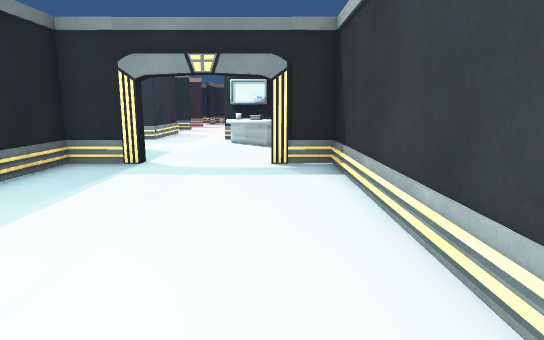
[1] (above)

24 first-person views from a walk through a 3-D level made in the Unity game engine. The camera is 1.2 m above the floor, tilts 10° down and sees 75° across. Doors are open. The floor is counted in squares, 1 m on a side. Each view is taken from the middle of a square. On the plan, view 1 faces up. The plan holds only what a view shows up to about 14 squares ahead; the rest is blank. The place goes on beyond the plan. Some animated figures are not drawn.

[2]
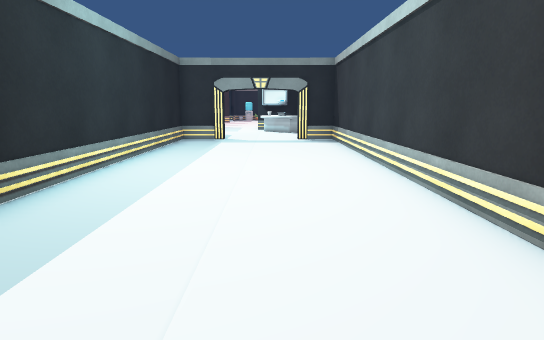

[3]
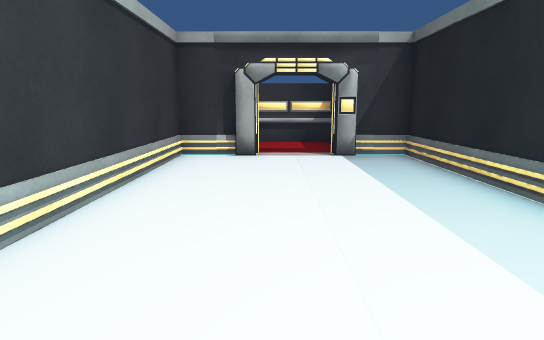

[4]
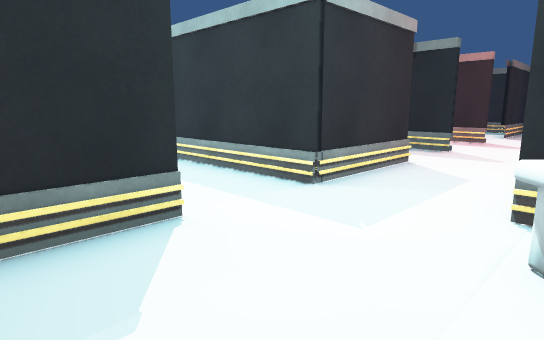

[5]
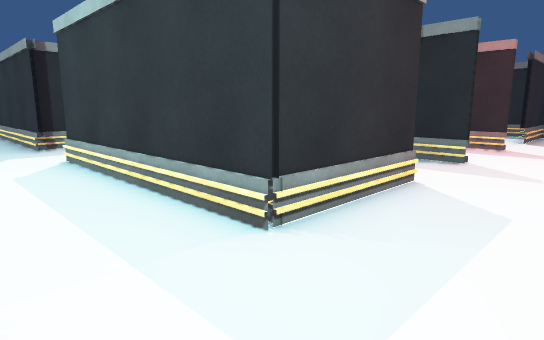

[6]
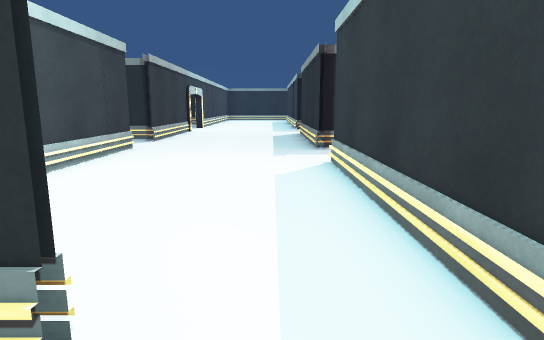

[7]
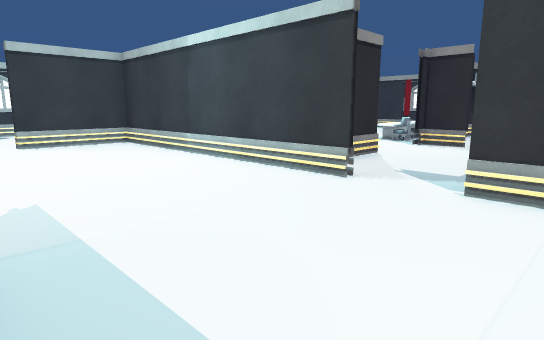

[8]
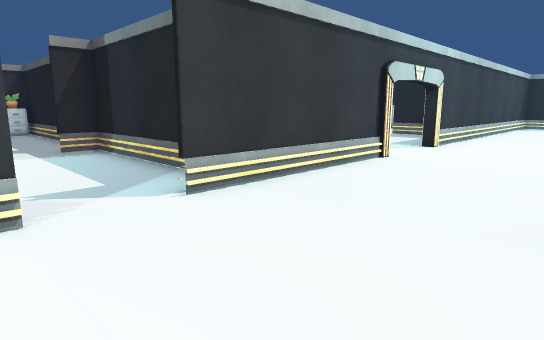

[9]
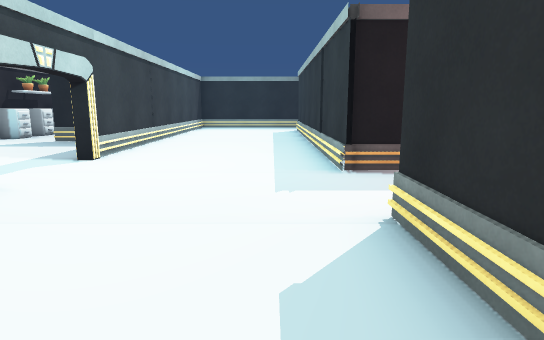

[10]
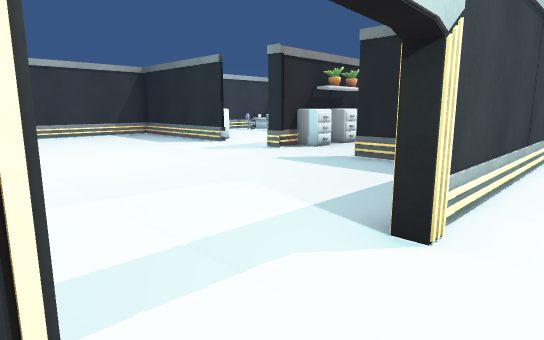

[11]
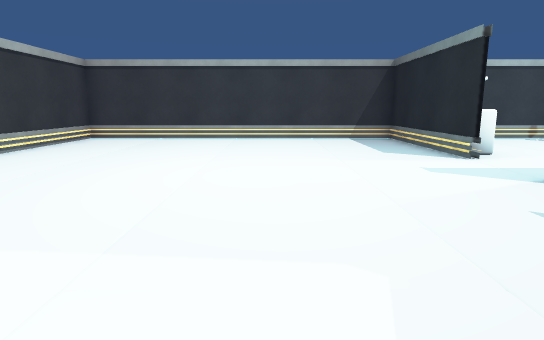

[12]
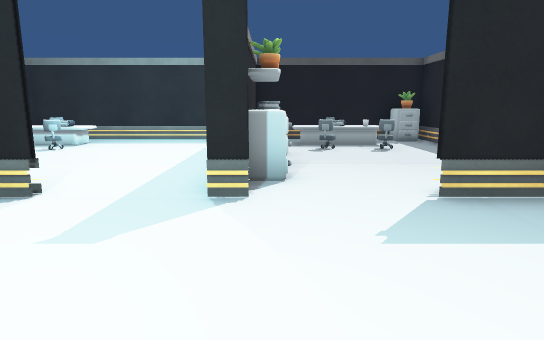

[13]
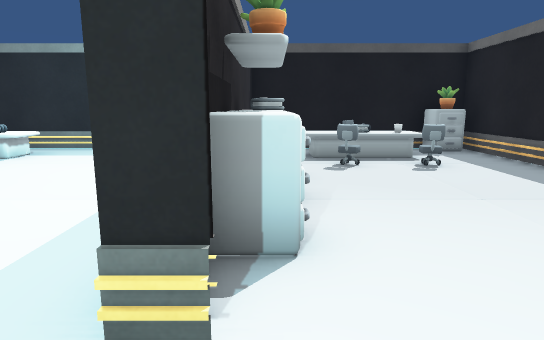

[14]
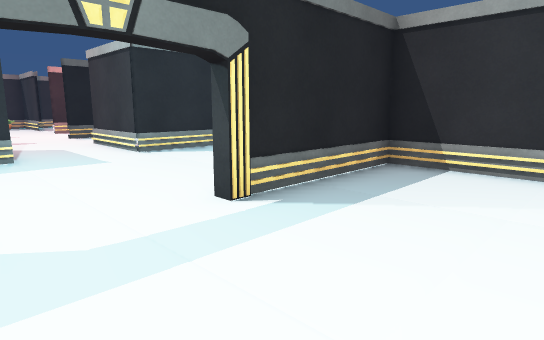

[15]
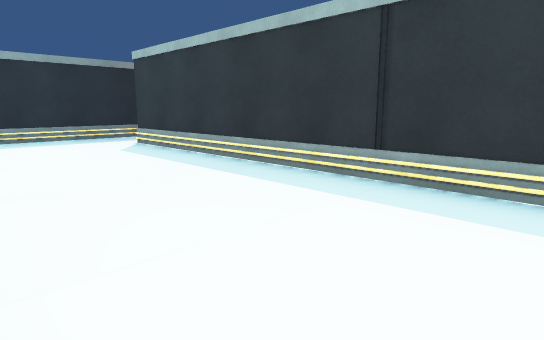

[16]
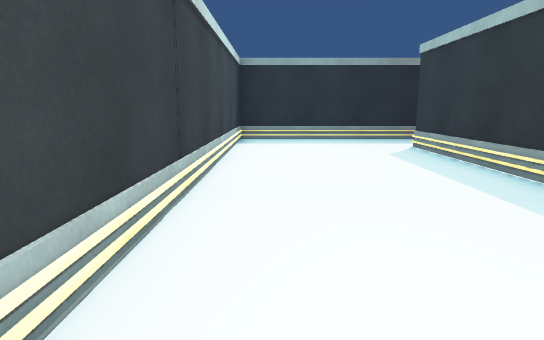

[17]
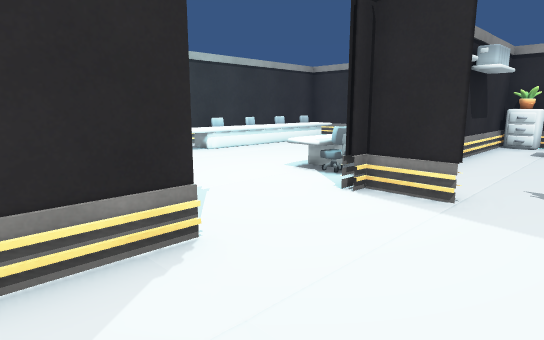

[18]
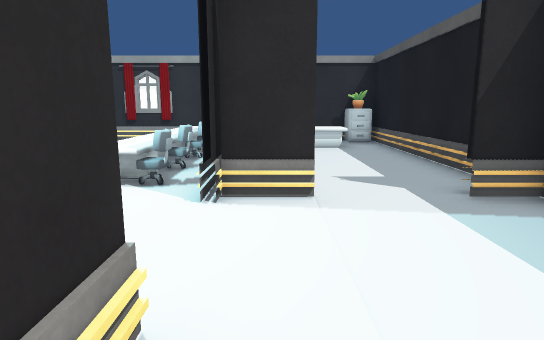

[19]
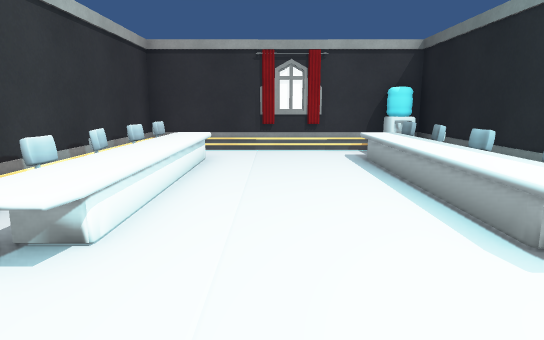

[20]
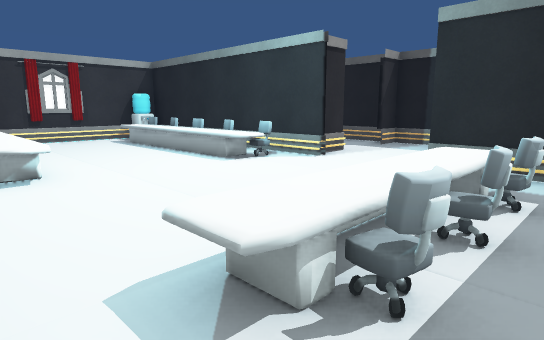

[21]
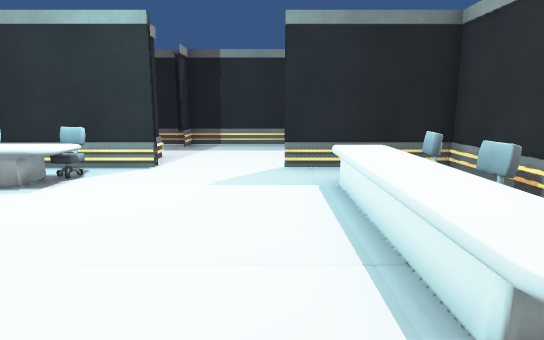

[22]
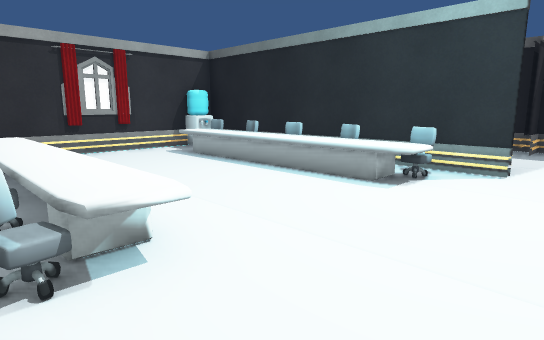

[23]
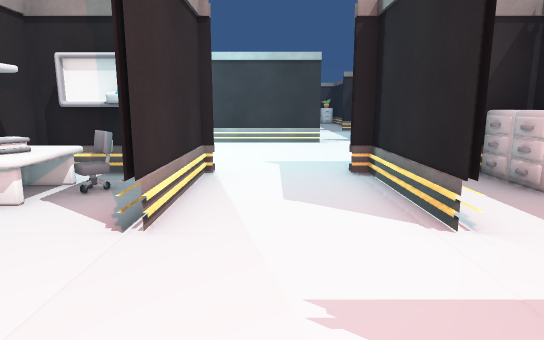

[24]
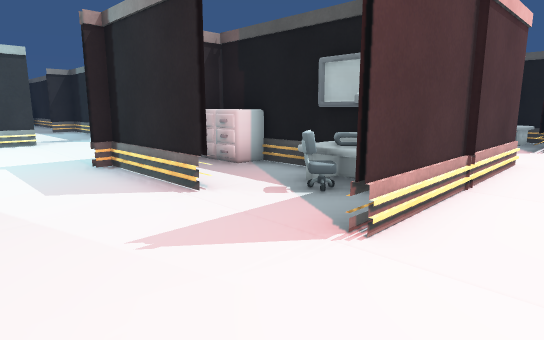

### Floor plan
Ten units are one square. View 1 is at (0, 0); x grows to the right and y downward. Boxes are objects, and circles mark ways between rooms. Rooms are numbered by the first view taken in them; rooms with no view inside come last. Other rooms are left out.
<svg viewBox="-381 -245 400 355">
<path fill="none" stroke="#000" d="M-126 71 -35 71M-121 -17 -121 71M-46 25 -46 14M-44 44 -44 71M-46 71 -46 44M-95 -77 -121 -77 -121 -42M14 71 14 -77 0 -77M-44 -77 -44 5M-28 -80 -28 -77 -46 -77M0 -134 -19 -134M-44 -110 -44 -92M-287 -58 -287 -42M-168 -49 -168 -77 -212 -77 -212 -78 -155 -78M-287 -18 -287 -11M-287 11 -287 35M-225 -134 -349 -134M-191 -134 -198 -134M-138 -78 -46 -78M-168 -135 -159 -135M-287 54 -287 71 -170 71M-134 -134 -166 -134M-168 71 -168 21M-190 -193 -199 -193M-376 -78 -241 -78 -241 -75M-101 -134 -110 -134M-376 5 -376 65M-348 71 -321 71M-376 -146 -376 -80M-46 -77 -46 -110M-44 -134 -78 -134M-122 -42 -122 -57M-167 -75 -167 -11M-136 -13 -122 -13M-168 -13 -156 -13M-122 -4 -122 -17M-155 -194 -138 -194M-139 -167 -139 -145M-199 -194 -174 -194M-44 -227 -55 -227M-107 -134 -107 -167M-44 -167 -44 -134M-234 -194 -226 -194M-198 -134 -198 -167M-341 -77 -376 -77M-346 -13 -289 -13M-359 -13 -348 -13M-376 -80 -376 -14M-167 -11 -167 71M-170 71 -145 71M-122 71 -122 30M-167 -176 -167 -165"/>
<rect x="-115" y="65" width="10" height="10" fill="#bbb"><title>other object</title></rect>
<rect x="-115" y="45" width="10" height="20" fill="#bbb"><title>chair</title></rect>
<rect x="-115" y="35" width="10" height="10" fill="#bbb"><title>chair</title></rect>
<rect x="-115" y="15" width="10" height="20" fill="#bbb"><title>chair</title></rect>
<rect x="-115" y="5" width="10" height="10" fill="#bbb"><title>chair</title></rect>
<rect x="-115" y="-15" width="10" height="20" fill="#bbb"><title>chair</title></rect>
<rect x="-115" y="-65" width="60" height="20" fill="#bbb"><title>other object</title></rect>
<rect x="-105" y="-5" width="10" height="70" fill="#bbb"><title>other object</title></rect>
<rect x="-105" y="-65" width="10" height="10" fill="#bbb"><title>chair</title></rect>
<rect x="-95" y="-65" width="20" height="10" fill="#bbb"><title>chair</title></rect>
<rect x="-75" y="-65" width="10" height="10" fill="#bbb"><title>chair</title></rect>
<rect x="-65" y="-15" width="10" height="80" fill="#bbb"><title>other object</title></rect>
<rect x="-55" y="55" width="10" height="10" fill="#bbb"><title>chair</title></rect>
<rect x="-55" y="35" width="10" height="10" fill="#bbb"><title>chair</title></rect>
<rect x="-55" y="25" width="10" height="10" fill="#bbb"><title>chair</title></rect>
<rect x="-55" y="5" width="10" height="10" fill="#bbb"><title>chair</title></rect>
<rect x="-55" y="-5" width="10" height="10" fill="#bbb"><title>chair</title></rect>
<rect x="-35" y="65" width="40" height="40" fill="#bbb"><title>elevator</title></rect>
<rect x="-15" y="-125" width="10" height="10" fill="#bbb"><title>other object</title></rect>
<rect x="-15" y="-135" width="10" height="10" fill="#bbb"><title>desk</title></rect>
<rect x="-5" y="-115" width="10" height="10" fill="#bbb"><title>desk</title></rect>
<rect x="-375" y="55" width="10" height="10" fill="#bbb"><title>other object</title></rect>
<rect x="-365" y="35" width="20" height="30" fill="#bbb"><title>desk</title></rect>
<rect x="-345" y="35" width="10" height="10" fill="#bbb"><title>chair</title></rect>
<rect x="-305" y="15" width="20" height="10" fill="#bbb"><title>cabinet</title></rect>
<rect x="-175" y="-145" width="20" height="10" fill="#bbb"><title>cabinet</title></rect>
<rect x="-165" y="-155" width="10" height="10" fill="#bbb"><title>cabinet</title></rect>
<rect x="-105" y="-145" width="10" height="10" fill="#bbb"><title>other object</title></rect>
<rect x="-105" y="-155" width="10" height="10" fill="#bbb"><title>chair</title></rect>
<rect x="-95" y="-145" width="20" height="10" fill="#bbb"><title>desk</title></rect>
<rect x="-95" y="-155" width="20" height="10" fill="#bbb"><title>books</title></rect>
<rect x="-95" y="-165" width="10" height="10" fill="#bbb"><title>desk</title></rect>
<rect x="-85" y="-165" width="10" height="10" fill="#bbb"><title>other object</title></rect>
<rect x="-375" y="-45" width="10" height="10" fill="#bbb"><title>other object</title></rect>
<rect x="-375" y="-65" width="10" height="10" fill="#bbb"><title>cabinet</title></rect>
<rect x="-375" y="-75" width="10" height="10" fill="#bbb"><title>other object</title></rect>
<rect x="-365" y="-65" width="20" height="40" fill="#bbb"><title>desk</title></rect>
<rect x="-365" y="-55" width="10" height="10" fill="#bbb"><title>other object</title></rect>
<rect x="-345" y="-25" width="10" height="10" fill="#bbb"><title>other object</title></rect>
<rect x="-345" y="-45" width="10" height="10" fill="#bbb"><title>chair</title></rect>
<rect x="-345" y="-55" width="10" height="10" fill="#bbb"><title>chair</title></rect>
<rect x="-335" y="-25" width="10" height="10" fill="#bbb"><title>books</title></rect>
<rect x="-325" y="-25" width="20" height="10" fill="#bbb"><title>cabinet</title></rect>
<rect x="-305" y="-25" width="10" height="10" fill="#bbb"><title>cabinet</title></rect>
<rect x="-165" y="55" width="10" height="10" fill="#bbb"><title>cabinet</title></rect>
<rect x="-155" y="45" width="10" height="20" fill="#bbb"><title>desk</title></rect>
<rect x="-135" y="55" width="10" height="10" fill="#bbb"><title>cabinet</title></rect>
<rect x="-165" y="-175" width="20" height="10" fill="#bbb"><title>desk</title></rect>
<rect x="-165" y="-185" width="10" height="10" fill="#bbb"><title>books</title></rect>
<rect x="-165" y="-195" width="10" height="10" fill="#bbb"><title>desk</title></rect>
<rect x="-155" y="-185" width="10" height="10" fill="#bbb"><title>chair</title></rect>
<circle cx="-15" cy="-80" r="3" fill="#2a7"/>
<circle cx="-120" cy="-30" r="3" fill="#2a7"/>
<circle cx="-37" cy="-127" r="3" fill="#2a7"/>
<circle cx="-145" cy="-80" r="3" fill="#2a7"/>
<circle cx="-110" cy="-180" r="3" fill="#2a7"/>
<circle cx="-120" cy="-135" r="3" fill="#2a7"/>
<circle cx="-200" cy="-180" r="3" fill="#2a7"/>
<circle cx="-210" cy="-135" r="3" fill="#2a7"/>
<circle cx="-45" cy="-180" r="3" fill="#2a7"/>
<circle cx="-290" cy="-15" r="3" fill="#2a7"/>
<circle cx="-145" cy="-10" r="3" fill="#2a7"/>
<circle cx="-140" cy="-180" r="3" fill="#2a7"/>
<text x="-110" y="40">1</text>
<text x="-10" y="-110">2</text>
<text x="-230" y="-50">3</text>
<text x="-150" y="-50">4</text>
<text x="-130" y="-230">5</text>
<text x="-330" y="-50">6</text>
<text x="-150" y="30">7</text>
<text x="-160" y="-170">8</text>
</svg>
Room 1 opens to room 2. Room 1 opens to room 4. Room 2 opens to room 3. Room 3 opens to room 4. Room 3 opens to room 5. Room 3 opens to room 6. Room 4 opens to room 7. Room 5 opens to room 8.

Where each view was taken, in squares from view 1:
view 1: 0 up, 0 right, facing up
view 2: 6 down, 1 left, facing up
view 3: 2 up, 1 left, facing down
view 4: 9 up, 1 left, facing up-left
view 5: 11 up, 2 left, facing up-left
view 6: 12 up, 3 left, facing left
view 7: 13 up, 17 left, facing down-right
view 8: 12 up, 13 left, facing down-left
view 9: 12 up, 16 left, facing left
view 10: 9 up, 21 left, facing down-left
view 11: 7 up, 24 left, facing down
view 12: 2 up, 24 left, facing left
view 13: 2 up, 27 left, facing left
view 14: 4 up, 24 left, facing up-right
view 15: 8 up, 23 left, facing up-left
view 16: 9 up, 24 left, facing left
view 17: 6 up, 15 left, facing down-right
view 18: 6 up, 13 left, facing down
view 19: 3 up, 8 left, facing down
view 20: 7 up, 5 left, facing down-left
view 21: 4 up, 5 left, facing left
view 22: 3 up, 5 left, facing down-left
view 23: 20 up, 12 left, facing down
view 24: 21 up, 11 left, facing down-left
